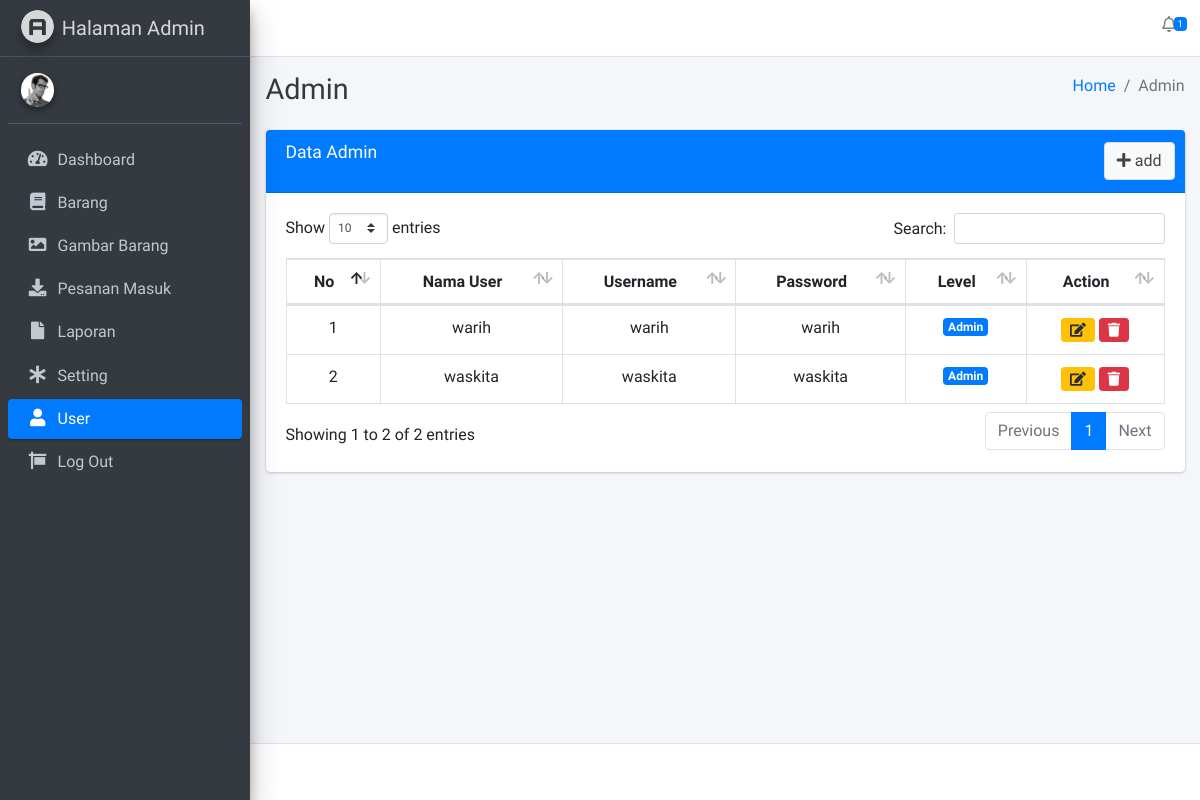
/user, run on the app's committed database.
### tables this page shows
CREATE TABLE `tbl_user` (
  `id_user` int(12) NOT NULL,
  `nama_user` varchar(30) NOT NULL,
  `username` varchar(30) NOT NULL,
  `password` varchar(30) NOT NULL,
  `level_user` int(10) NOT NULL
);

### application/views/layout/v_content.php (called while the page is built)
<?php
if($isi){
    $this->load->view($isi);
}
?>

### application/views/layout/v_wrapper_backend.php (called while the page is built)
<?php
require_once('v_head.php');
require_once('v_header_backend.php');
require_once('v_nav_backend.php');
require_once('v_content.php');
require_once('v_footer_backend.php');
?>

### application/controllers/User.php (called while the page is built, shortened)
<?php
class User extends CI_Controller
{
    public function __construct()
    {
            $this->load->model('m_user');
            $this->load->model('m_admin');
            $this->load->model('m_pelanggan');
    }
    public function index($offset = 0)
    {
        $data = array(
            'title' => 'Admin',
            'pesanan_masuk_notif' => $this->m_admin->pesanan_masuk_notif(),
            'user' => $this->m_user->get_all_data(),
            'pelanggan' => $this->m_pelanggan->get_all_data(),
            'isi'   => 'admin/v_user',
        );
        $this->load->view('layout/v_wrapper_backend',$data, FALSE);
    }
}
?>

### index.php (called while the page is built, shortened)
<?php
require_once BASEPATH.'core/CodeIgniter.php';

### application/models/M_admin.php (called while the page is built, shortened)
<?php
class M_admin extends CI_Model
{
    public function pesanan_masuk_notif()
    {
        $this->db->where('status_bayar=0');
        return $this->db->get('tbl_transaksi')->num_rows();
    }
}
?>

### application/models/M_user.php (called while the page is built, shortened)
<?php
class M_user extends CI_Model
{
    public function get_all_data()
    {
        $this->db->select('*');
        $this->db->from('tbl_user');
        $this->db->order_by('id_user','desc');
        return $this->db->get()->result();
    }
}
?>

### application/views/admin/v_user.php (the view, shortened to what this page needs)
<div class="col-md-12">
    <div class="card card-primary">
        <div class="card-header">
            <h3 class="card-title">Data Admin</h3>
            <div class="card-tools">
                <button class="btn btn-default" data-toggle="modal" data-target="#add" type="button" class="btn btn-primary btn-xs"><i class="fas fa-plus"></i>
                    add</button>
            </div>
        </div>
        <div class="card-body">
            <table class="table table-bordered" id="example1">
                <thead>
                    <tr class="text-center">
                        <th class="text-center">No</th>
                        <th class="text-center">Nama User</th>
                        <th class="text-center">Username</th>
                        <th class="text-center">Password</th>
                        <th class="text-center">Level</th>
                        <th class="text-center">Action</th>
                    </tr>
                </thead>
                <tbody>
                    <?php $no = 1;
                    foreach ($user as $key => $value) { ?>
                        <tr class="text-center">
                            <td class="text-center"><?= $no++; ?></td>
                            <td class="text-center"><?= $value->nama_user ?></td>
                            <td class="text-center"><?= $value->username ?></td>
                            <td class="text-center"><?= $value->password ?></td>
                            <td class="text-center"><?php
                                                    if ($value->level_user == 1)
                                                    {echo '<span class="badge bg-primary">Admin</span>';}
                                                    else
                                                    {echo '<span class="badge bg-success">User</span>';}
                                                    ?></td>
                            <td class="text-center">
                                <button class="btn btn-warning btn-sm" data-toggle="modal" data-target="#edit<?= $value->id_user ?>"><i class="fas fa-edit"></i></button>
                                <button class="btn btn-danger btn-sm" data-toggle="modal" data-target="#delete<?= $value->id_user ?>"><i class="fas fa-trash"></i></button>
                            </td>
                        </tr>
                    <?php } ?>
                </tbody>
            </table>
        </div>
    </div>
</div>

### data on the page
tbl_user: nama_user "warih", username "warih", password "warih", level_user "Admin"
tbl_user: nama_user "waskita", username "waskita", password "waskita", level_user "Admin"

### other printed values
$pesanan_masuk_notif "1"
$title "Admin"
